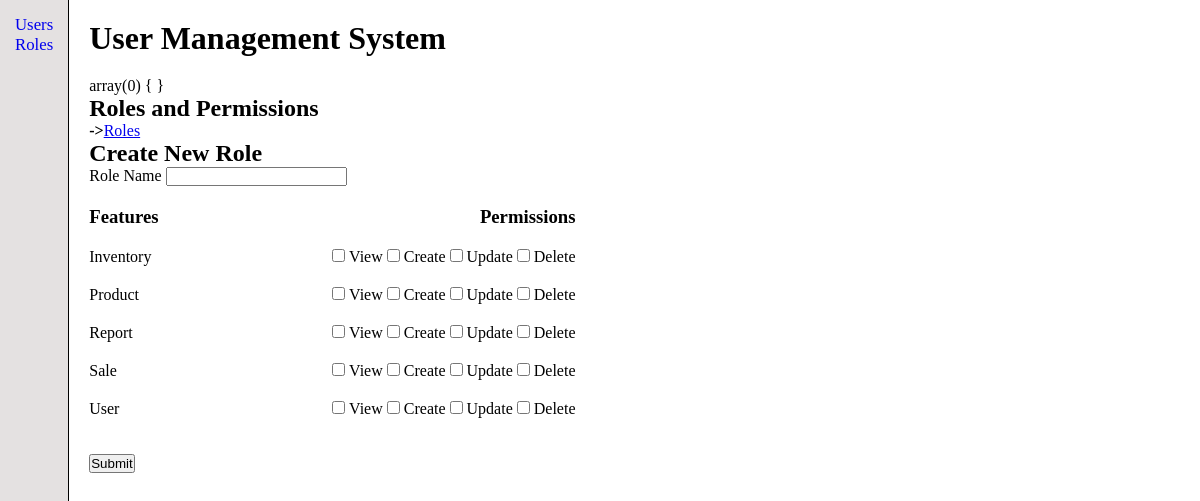
The app's page /roles/create with its own data.
### tables this page shows
CREATE TABLE features (
            id INTEGER PRIMARY KEY AUTOINCREMENT,
            name VARCHAR(50) UNIQUE,
            created_at DATETIME DEFAULT CURRENT_TIMESTAMP
        );

### app/controllers/RoleController.php (called while the page is built, shortened)
<?php
class RoleController
{
  protected $roleModel;
  public function __construct()
  {
    $this->roleModel = new Role();
  }
  public function create()
  {
    var_dump($_POST);
    $features = $this->roleModel->getAllFeatures() ?? [];
    require __DIR__ . "/../../app/views/roles/create.php";
  }
}

### core/Router.php (called while the page is built, shortened)
<?php
class Router
{
  protected $routes = [];
  public function get($uri, $controller)
  {
    $this->routes['GET'][$uri] = $controller;
  }
  public function post($uri, $controller)
  {
    $this->routes['POST'][$uri] = $controller;
  }
  public function run($uri, $method)
  {
    $path = parse_url($uri, PHP_URL_PATH);
    if (array_key_exists($path, $this->routes[$method])) {
      $action = $this->routes[$method][$path];
      [$controllerClass, $function] = $action;
      $controllerInstance = new $controllerClass();
      return call_user_func([$controllerInstance, $function]);
    }
  }
}

### public/index.php (called while the page is built, shortened)
<?php
$router = Router::load(__DIR__ . "/../routes/web.php");
$router->run(
  $_SERVER["REQUEST_URI"],
  $_SERVER["REQUEST_METHOD"],
);

### core/Database.php (called while the page is built, shortened)
<?php
class Database
{
  private static $pdo = null;
  public static function connect()
  {
    if (self::$pdo !== null) {
      return self::$pdo;
    }
    try {
      $dbPath = __DIR__ . "/../database/database.sqlite";
      self::$pdo = new PDO("sqlite:" . $dbPath);
      self::$pdo->setAttribute(PDO::ATTR_ERRMODE, PDO::ERRMODE_EXCEPTION);
      self::$pdo->setAttribute(PDO::ATTR_DEFAULT_FETCH_MODE, PDO::FETCH_ASSOC);
      self::$pdo->exec('PRAGMA foreign_keys = ON;');
      self::$pdo->exec('PRAGMA journal_mode = WAL;');
      self::$pdo->exec('PRAGMA busy_timeout = 5000;');
      return self::$pdo;
    } catch (PDOException $e) {
      die("Database connection failed: " . $e->getMessage());
    }
  }
}

### core/Model.php (called while the page is built, shortened)
<?php
abstract class Model
{
  public function __construct()
  {
    $this->db = Database::connect();
  }
}

### app/models/Role.php (called while the page is built, shortened)
<?php
class Role extends Model
{
  public function getAllFeatures()
  {
    $features = $this->db->query("SELECT id, name FROM features")->fetchAll();
    return $features;
  }
}

### app/views/roles/create.php (the view, shortened to what this page needs)
<b>-></b><a href="/roles">Roles</a>
<h2>Create New Role</h2>
<form action="/roles/create" method="POST">
  <label for="name">Role Name</label>
  <input type="text" name="name">
  <div style="display: flex; justify-content: space-between; margin: 20px 0;">
    <h3>Features</h3>
    <h3>Permissions</h3>
  </div>
  <div>
    <div style="display: grid; grid-template-columns: 1fr 1fr; row-gap: 20px;">
      <?php foreach ($features as $feature): ?>
        <p>
          <?= htmlspecialchars($feature['name']) ?>
        </p>
        <div>
          <label>
            <input type="checkbox" name="permissions[<?= $feature['id'] ?>][]" value="View"> View
          </label>
          <label>
            <input type="checkbox" name="permissions[<?= $feature['id'] ?>][]" value="Create"> Create
          </label>
          <label>
            <input type="checkbox" name="permissions[<?= $feature['id'] ?>][]" value="Update"> Update
          </label>
          <label>
            <input type="checkbox" name="permissions[<?= $feature['id'] ?>][]" value="Delete"> Delete
          </label>
        </div>
      <?php endforeach; ?>
    </div>
  </div>
  <br> <br>
  <button type="submit">Submit</button>
</form>
<?php
include __DIR__ . "/../../../app/views/roles/index.php";
?>

### public/style.css (style rules this page uses)
* { margin: 0; padding: 0; box-sizing: border-box; }
body { min-height: 100vh; }

### records on screen
features: name "Inventory"
features: name "Product"
features: name "Report"
features: name "Sale"
features: name "User"

### other values on screen
$content "array(0) { }"
